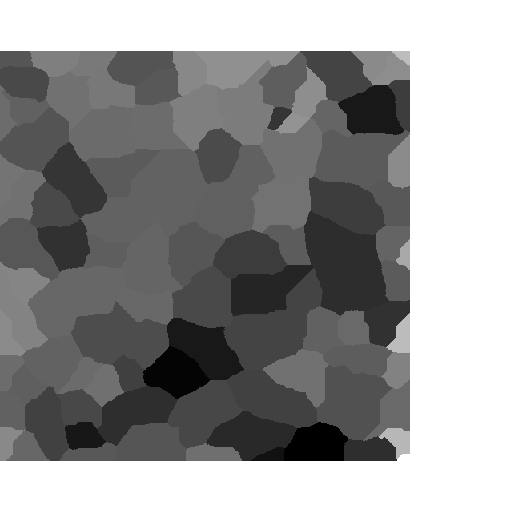
%> input picture QuantitativeImageAnalysis/TuringPatterns/bGA40_2p2FINcellprofAutoscale.png, 512 x 512 px
$ octave moretests.m   (GNU Octave 9; MATLAB toolbox functions it lacks are replaced by stand-ins)
%> lines starting %> are read from the running program, lines starting %| are printed output that depends on the picture; in (x1, y1, x2, y2) boxes, pixels count from 0 and x2, y2 are one past the last pixel; in counts of white or black regions, pixels touching at a corner belong together; the program's own positions count from 1
%steve = imread('fig_final_Vmem_2D_2square.png');
%steve2 = steve(:,:,3);

rgbImage = imread('bGA40_2p2FINcellprofAutoscale.png');
%> rgbImage is the input picture: size 512x512x3 uint8; min 0, max 255, mean 146.1
grayImage = min(rgbImage, [], 3);
binaryImage = grayImage < 200;
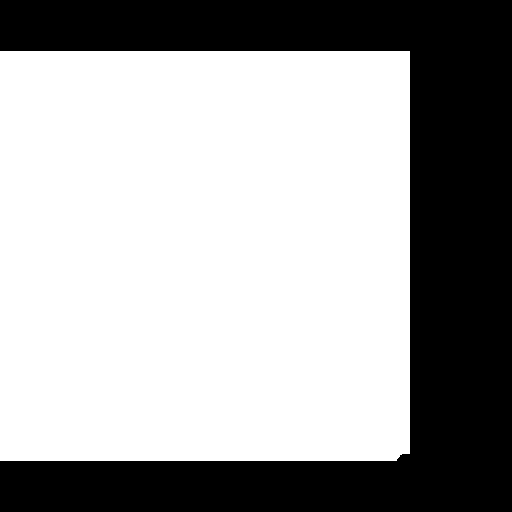
%> binaryImage: size 512x512 logical; 64.1% white; 1 black region, box (x1, y1, x2, y2) and area: (0, 0, 512, 512) 94121
binaryImage = bwareafilt(binaryImage, 1);
[rows, columns] = find(binaryImage);
%> rows = 168023 values from 52 to 461; columns = 168023 values from 1 to 410
row1 = min(rows);
%> row1 = 52
row2 = max(rows);
%> row2 = 461
col1 = min(columns);
%> col1 = 1
col2 = max(columns);
%> col2 = 410
% Crop
croppedImage = rgbImage(row1:row2, col1:col2, :);
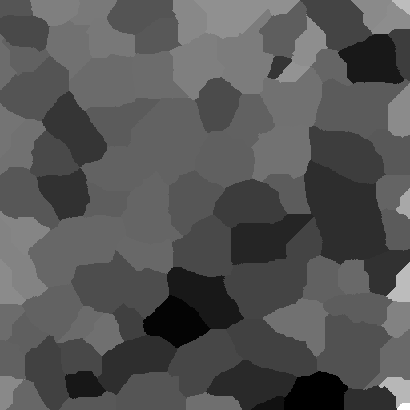
%> croppedImage: size 410x410x3 uint8; min 0, max 255, mean 85.2

$ run again, with QuantitativeImageAnalysis/TuringPatterns/fig_final_Vmem_2D_2square.png copied over QuantitativeImageAnalysis/TuringPatterns/bGA40_2p2FINcellprofAutoscale.png
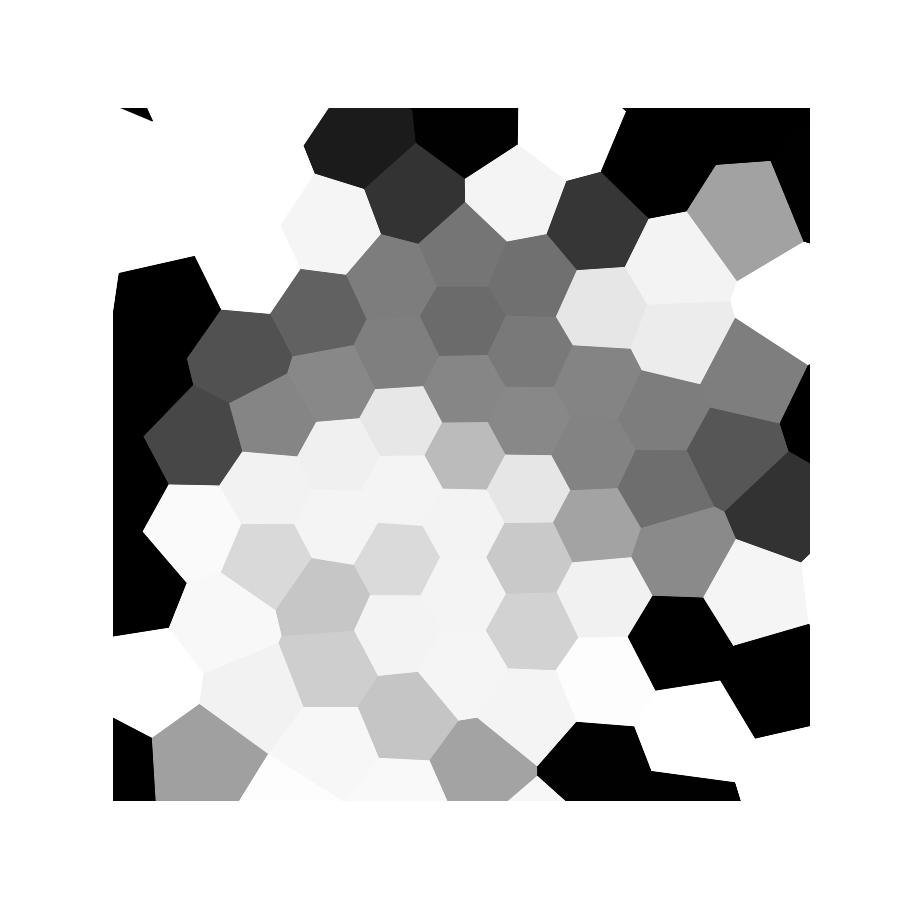
%> input picture QuantitativeImageAnalysis/TuringPatterns/fig_final_Vmem_2D_2square.png, 900 x 900 px
%> rgbImage is the input picture: size 900x900x3 uint8; min 0, max 255, mean 198.4
%> `binaryImage = bwareafilt(binaryImage, 1);`:
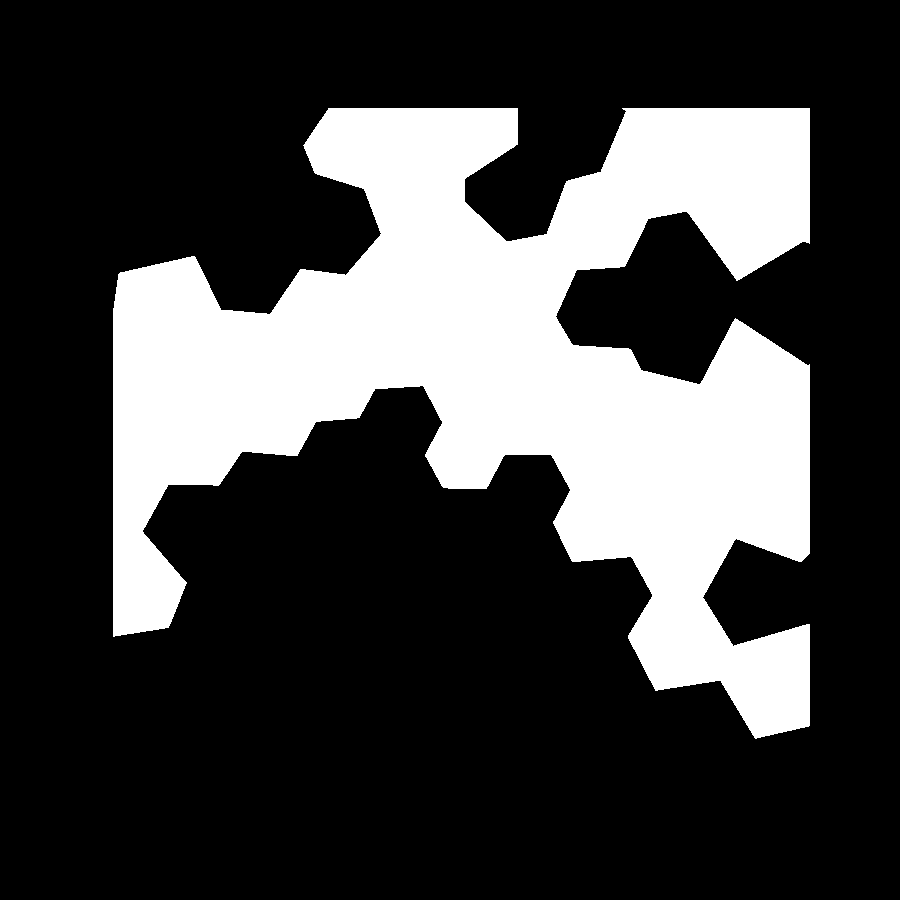
%> binaryImage: size 900x900 logical; 26.4% white; 1 white region, box (x1, y1, x2, y2) and area: (113, 108, 810, 739) 214154
%> rows = 214154 values from 109 to 739; columns = 214154 values from 114 to 810
%> row1 = 109
%> row2 = 739
%> col1 = 114
%> col2 = 810
%> `croppedImage = rgbImage(row1:row2, col1:col2, :);`:
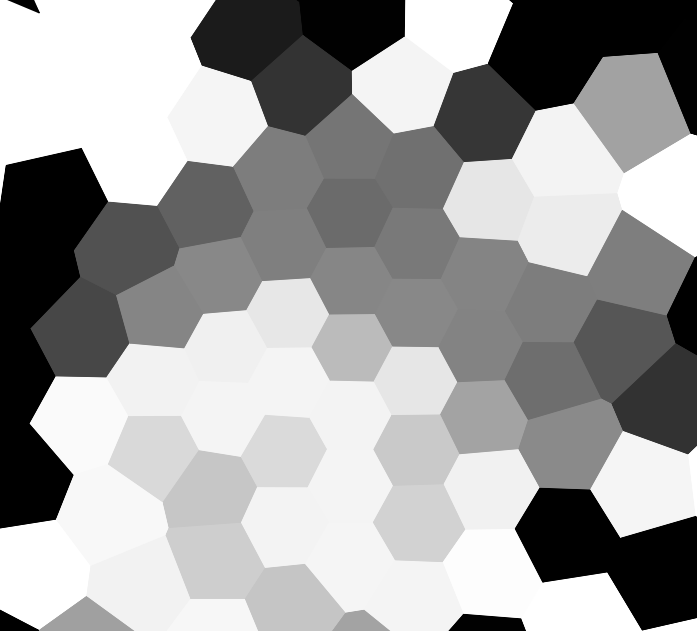
%> croppedImage: size 631x697x3 uint8; min 0, max 255, mean 159.9
